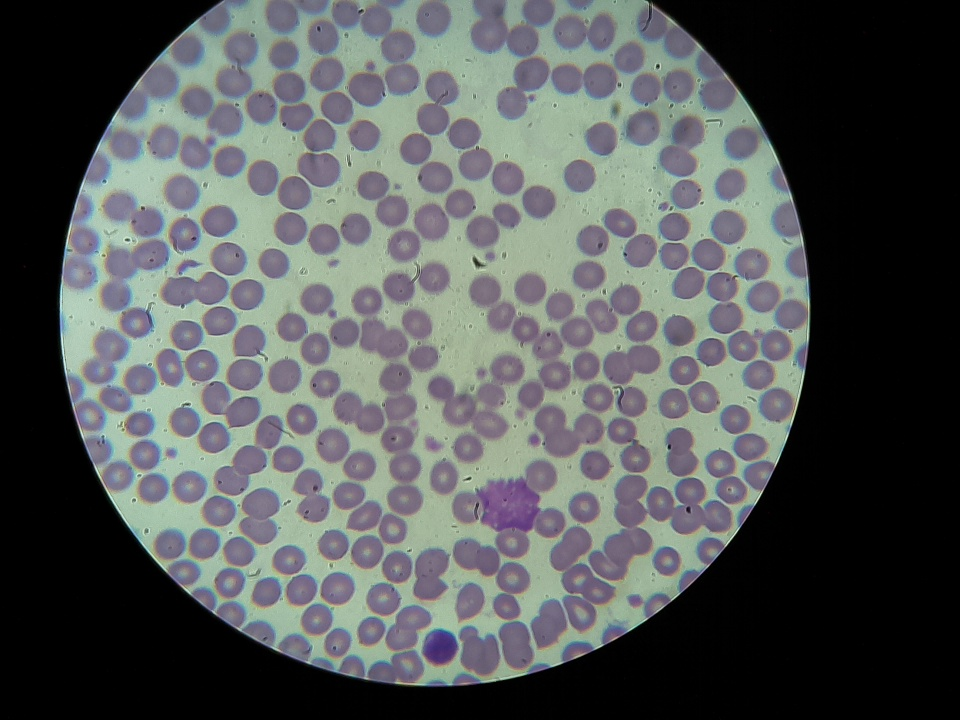
#> input picture (PYTHON,RPI)_THESIS-DESIGN_CBC And DBC Counter Using Image Processing/CBC/S1 (7).jpg, 960 x 720 px
$ python '!!!WBC Detection for DBC (100x)with crop & save.py'
#> lines starting #> are read from the running program, lines starting #| are printed output that depends on the picture; after the words box and inside, x2 and y2 are one past the last pixel; in counts of white or black regions, pixels touching at a corner belong together
import cv2
import numpy as np


'''
def nothing(x):
    pass
'''


markShape = 0
markerColor = (0,255,0)


img = cv2.imread('S1 (7).jpg')
#> img is the input picture: shape (720, 960, 3); mean B, G, R 88.3, 88.8, 84.8

rgb_conv = cv2.cvtColor(img, cv2.COLOR_BGR2RGB) #BGR TO RGB

image_blur = cv2.GaussianBlur(rgb_conv, (7, 7), 0)  #Gaussian Blur

hsv_conv = cv2.cvtColor(image_blur,cv2.COLOR_RGB2HSV)
#> hsv_conv: shape (720, 960, 3); mean H, S, V 59.3, 25.6, 94.5
#cv2.imshow('hsv',hsv_conv)


#HSV array for thresholding
wbc_low = np.array([ 115, 79 , 14])
wbc_high = np.array([151, 255 , 225])

#HSV thresholding
mask = cv2.inRange(hsv_conv,wbc_low,wbc_high)
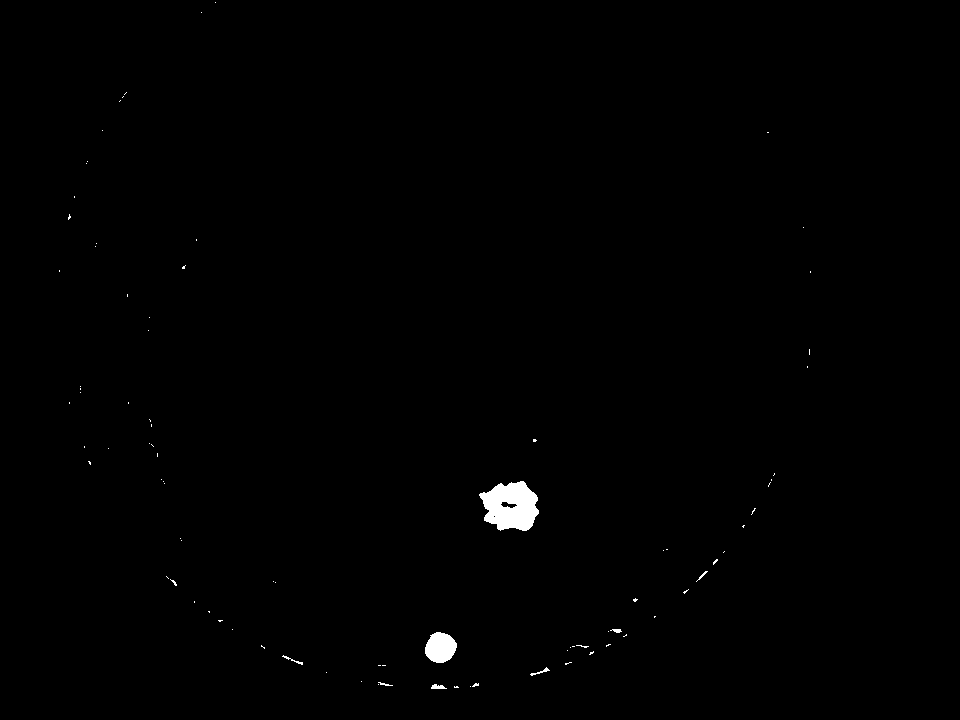
#> mask: shape (720, 960); 0.49% white; 88 white regions (80 under 20 px), largest, box (x1, y1, x2, y2) and area: (479, 481, 539, 531) 2104, (425, 632, 457, 663) 746, (431, 684, 447, 689) 54
#cv2.imshow("mask",mask)


#Morphological Transformation
foreground_eroded = cv2.erode(mask,None,iterations = 4)
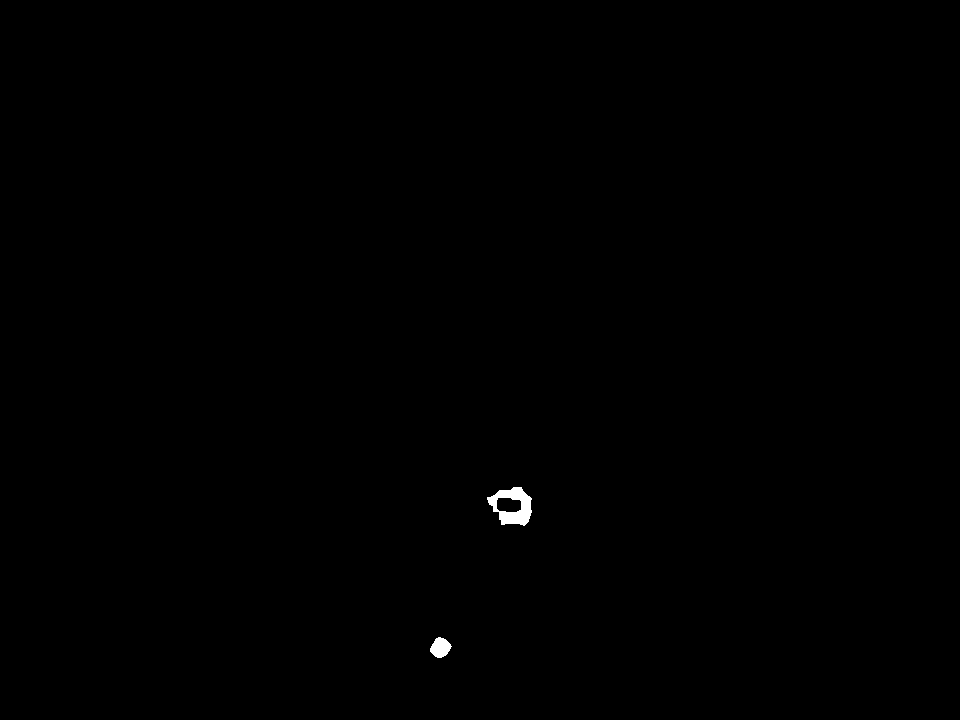
#> foreground_eroded: shape (720, 960); 0.18% white; 2 white regions, box (x1, y1, x2, y2) and area: (487, 487, 532, 526) 939, (430, 637, 452, 658) 312
foreground_dilated = cv2.dilate(foreground_eroded,None,iterations = 8)
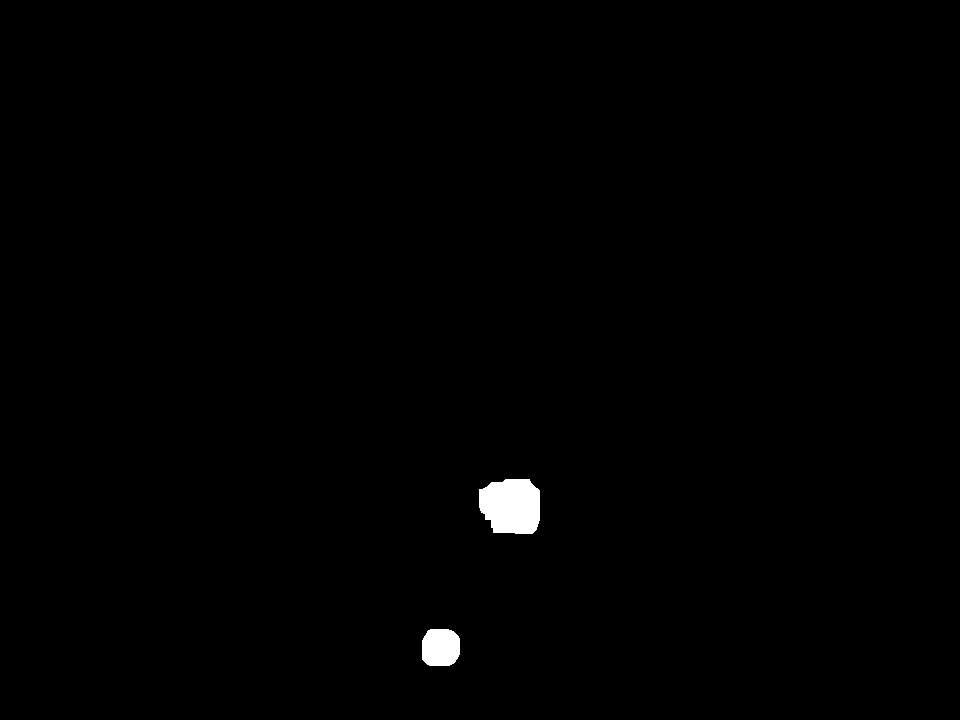
#> foreground_dilated: shape (720, 960); 0.6% white; 2 white regions
#cv2.imshow("morph",foreground_dilated)

output = {}
output["foreground_dilated"] = foreground_dilated

#contours
contours = cv2.findContours(foreground_dilated.copy(),cv2.RETR_EXTERNAL,cv2.CHAIN_APPROX_SIMPLE)[-2]
#> contours = 2 contours; box (x1, y1, x2, y2) and area: (479, 479, 540, 534) 2762, (422, 629, 460, 666) 1196

#background subtraction
bgs = cv2.bitwise_and(img,img,mask = foreground_dilated)
output["bgs"] = bgs

markedImage = img.copy()

count = 0
area = 0
i = 0

for contour in contours:
            contourArea = cv2.contourArea(contour)
            if  691200 > contourArea >= 1:
                area += contourArea
                count += 1
                i += 1
                if markShape == 0:
                    (x, y, w, h) = cv2.boundingRect(contour)
                    cv2.rectangle(markedImage, (x, y), (x + w, y + h), markerColor, 2)
                    cropped = img[y:y+h+10,x:x+w+10]
                    cv2.imwrite("CROPPPPPPED{}.png".format(i), cropped)
#> this loop made 2 passes
#> (contourArea, area, count, i, x, y, w, h) on passes 1 to 2: (1196.5, 1196.5, 1, 1, 422, 629, 38, 37), (2761.5, 3958, 2, 2, 479, 479, 61, 55)
#> pass 1, `cropped = img[y:y+h+10,x:x+w+10]`:
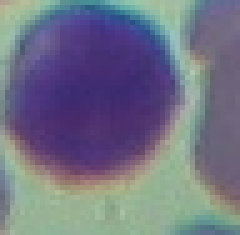
#> cropped: shape (47, 48, 3) (shown 5 times larger); mean B, G, R 133.1, 113.9, 112.5
#> pass 2, `cropped = img[y:y+h+10,x:x+w+10]`:
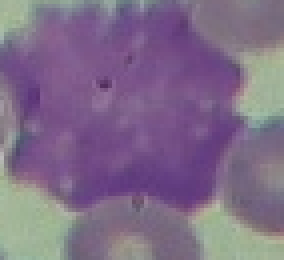
#> cropped: shape (65, 71, 3) (shown 4 times larger); mean B, G, R 135.8, 108, 126.9
#> after the loop:
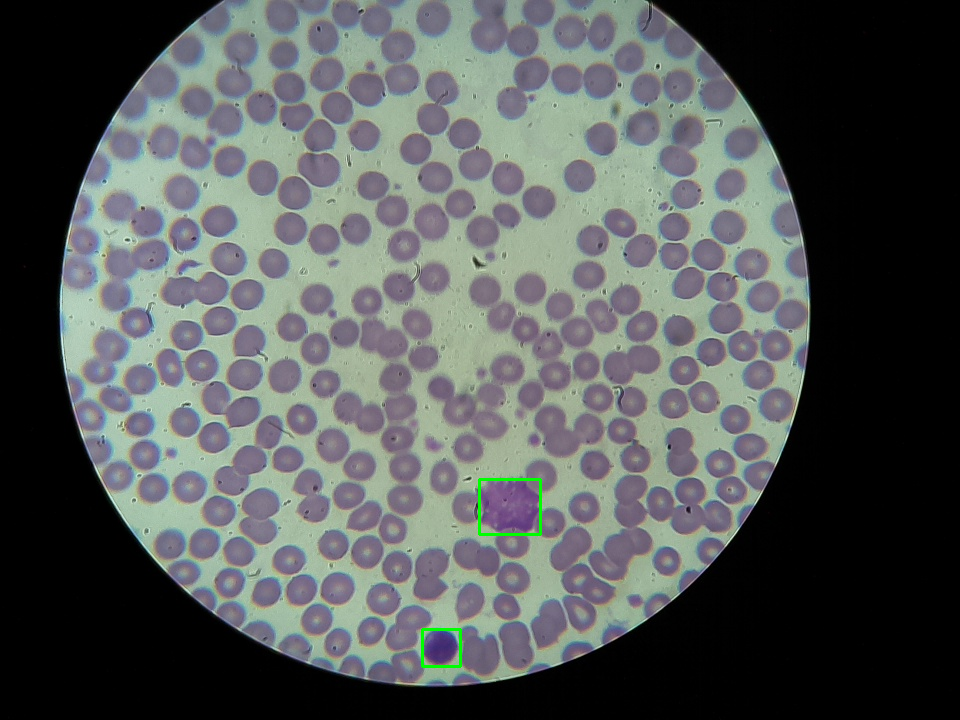
#> markedImage: shape (720, 960, 3); 0.16% of pixels changed, all inside (x1, y1, x2, y2) = (421, 478, 542, 668)
#> after the loop, area = 3958; count = 2; i = 2

output["markedImage"] = markedImage
output["area"] = area
output["count"] = count

#cv2.imshow("raw",output["markedImage"])
#cv2.imshow("Thresh",output["foreground_dilated"])
#cv2.imshow("BGS",output["bgs"])


output["wbc"] = output["count"]
cv2.putText(output["markedImage"], "WBC: {0}".format(output["count"]), (0, 50),
                        cv2.FONT_HERSHEY_SIMPLEX,
                        1.5, (255, 255, 255), 2, cv2.LINE_AA)
output["wbc_proc"] = output["markedImage"]

cv2.imshow("WBC count",output["wbc_proc"])
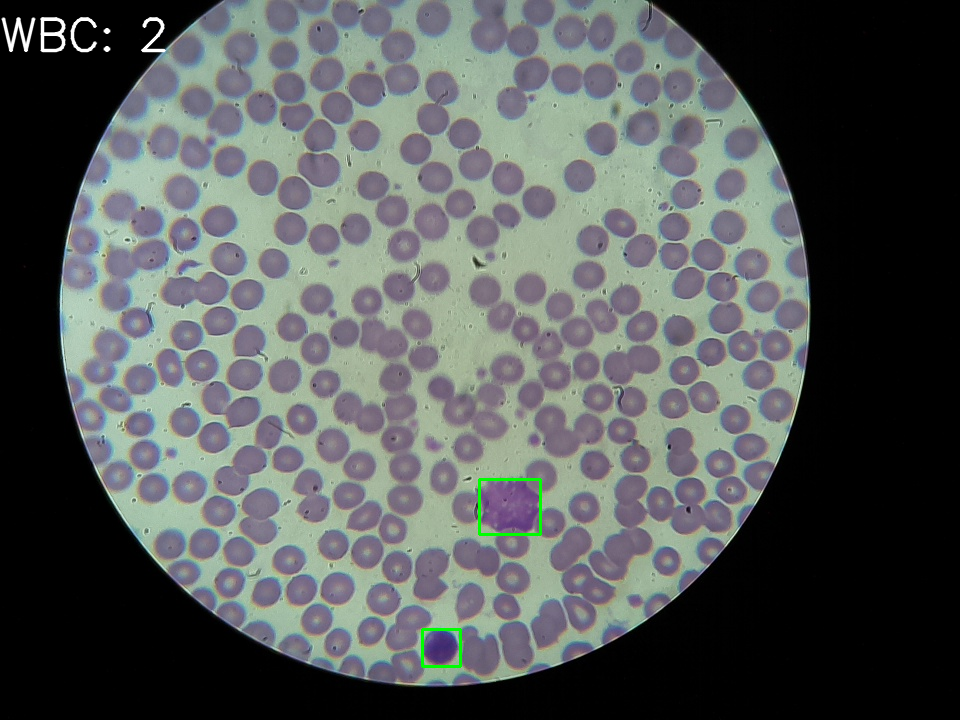
#> window 'WBC count': shape (720, 960, 3); mean B, G, R 88.6, 89.5, 85.1


if cv2.waitKey(0) == 27:
#> (key Esc is pressed here)
    cv2.destroyAllWindows()

"""
key = cv2.waitKey(1)
if key == 27:
    break
"""
